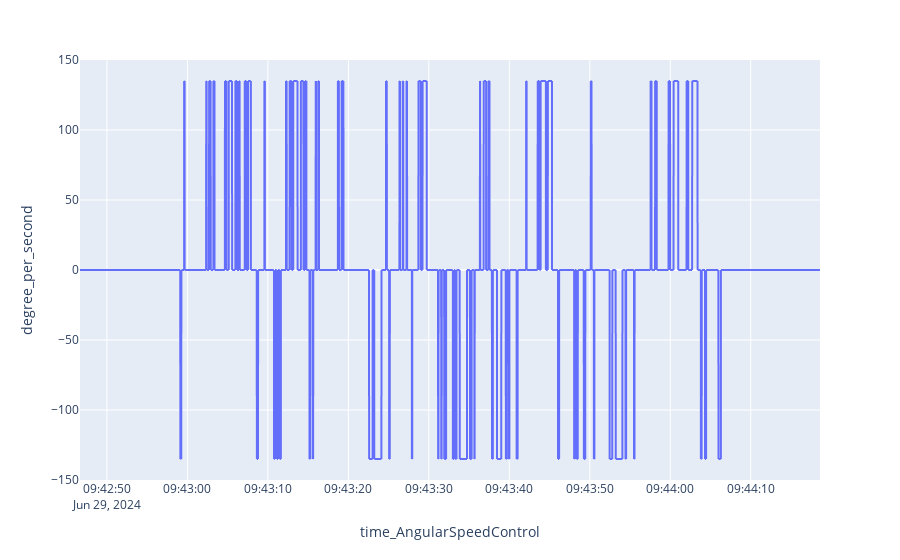

Notebook code for this chart:
### Code cell
px.line(sessions_v30Jun[0].data['angular_speed_control_df'], x='time_AngularSpeedControl', y='degree_per_second')

### Figure 1 — Plotly figure (JSON) as saved in the notebook; plotly's stock layout.template omitted (floating-point values rounded to 4 significant figures; data arrays with more than 128 entries replaced by an {"elided": "..."} marker saying what was removed)
{"data": [{"hovertemplate": "time_AngularSpeedControl=%{x}<br>degree_per_second=%{y}<extra></extra>", "legendgroup": "", "line": {"color": "#636efa", "dash": "solid"}, "marker": {"symbol": "circle"}, "mode": "lines", "name": "", "showlegend": false, "type": "scattergl", "x": {"elided": "8640 str values"}, "xaxis": "x", "y": {"elided": "8640 int values"}, "yaxis": "y"}], "layout": {"legend": {"tracegroupgap": 0}, "margin": {"t": 60}, "xaxis": {"anchor": "y", "domain": [0, 1], "title": {"text": "time_AngularSpeedControl"}}, "yaxis": {"anchor": "x", "domain": [0, 1], "title": {"text": "degree_per_second"}}}}
